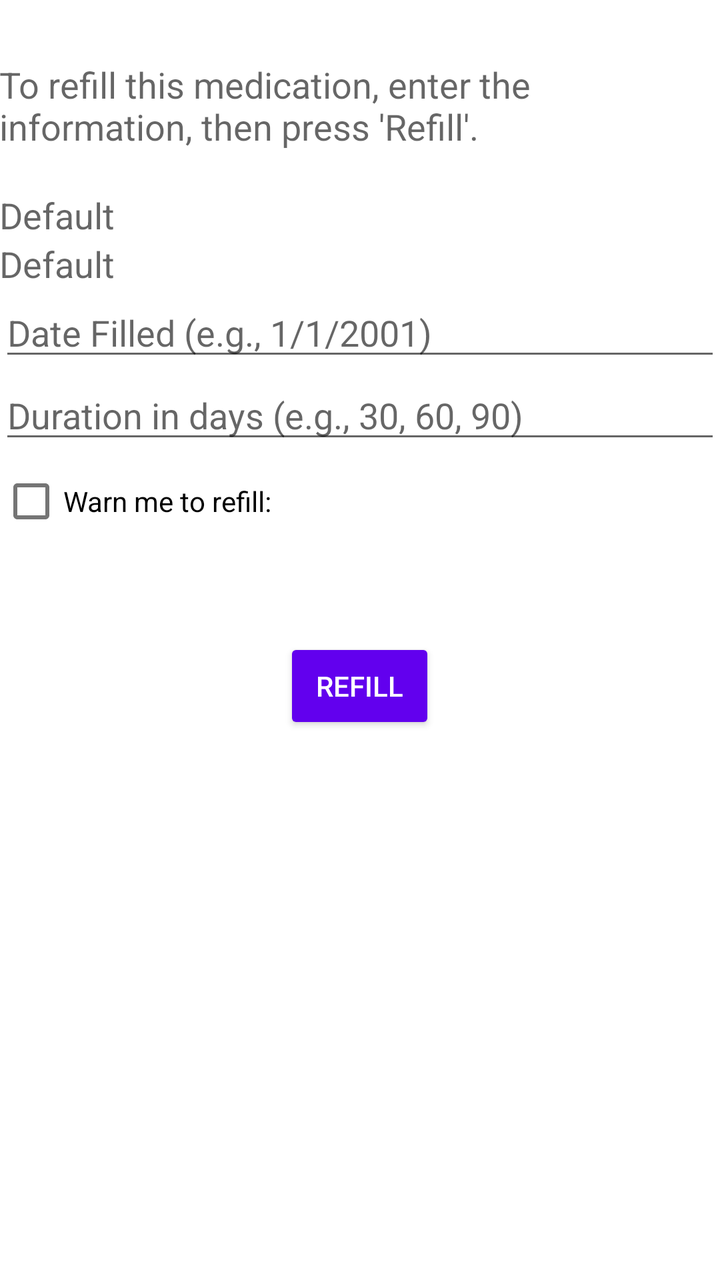
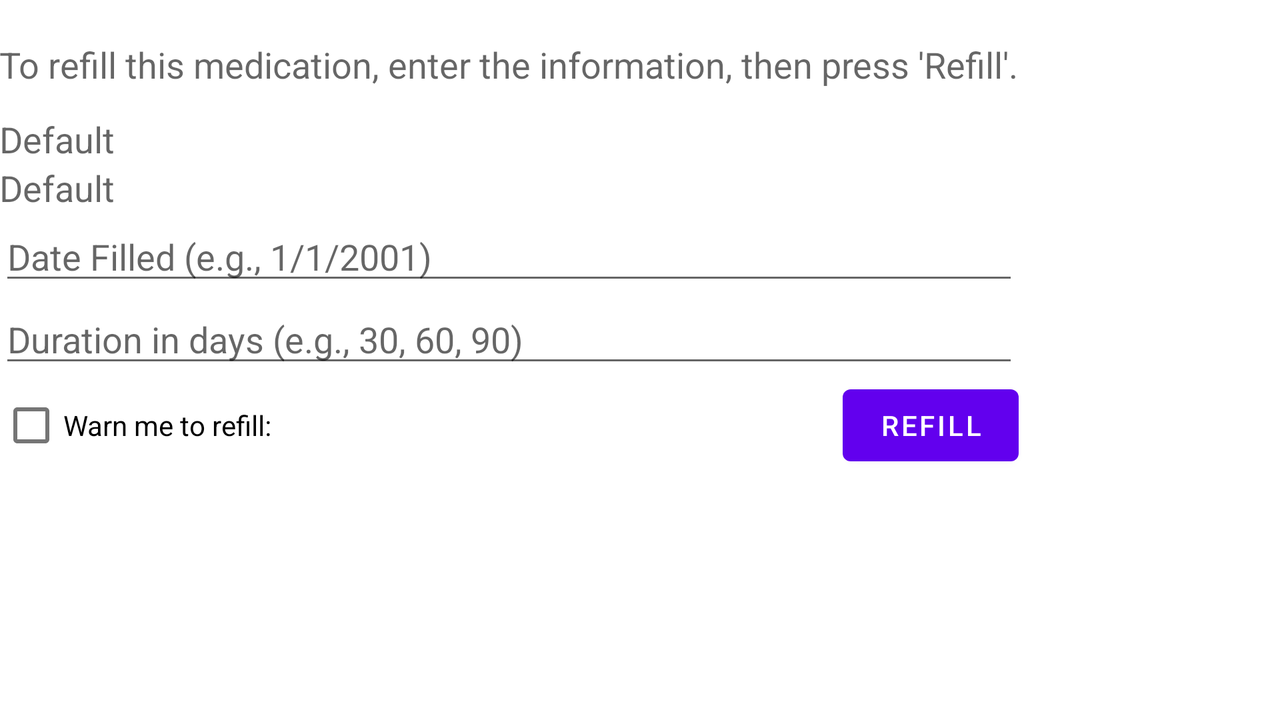

An Android layout and its configuration variant, each rendered on a device that would load it. The default file and the variant file are quoted in full after the pictures.
<!-- AndroidManifest.xml: application theme AppTheme -->
<!-- res/layout/activity_refill_med.xml -->
<RelativeLayout xmlns:android="http://schemas.android.com/apk/res/android"
    xmlns:tools="http://schemas.android.com/tools"
    android:layout_width="match_parent"
    android:layout_height="match_parent"
    android:paddingBottom="@dimen/activity_vertical_margin"
    android:paddingLeft="@dimen/activity_horizontal_margin"
    android:paddingRight="@dimen/activity_horizontal_margin"
    android:paddingTop="@dimen/activity_vertical_margin"
    tools:context=".RefillMedActivity" >

    <TextView
        android:id="@+id/instructionView"
        android:layout_width="wrap_content"
        android:layout_height="wrap_content"
        android:layout_alignParentTop="true"
        android:layout_centerHorizontal="true"
        android:layout_marginTop="30dp"
        android:text="@string/refill_med_instructions"
        android:textAppearance="?android:attr/textAppearanceMedium" />

    <EditText
        android:id="@+id/dateFilledText"
        android:layout_width="wrap_content"
        android:layout_height="wrap_content"
        android:layout_alignParentLeft="true"
        android:layout_alignParentRight="true"
        android:layout_below="@+id/dosageView"
        android:ems="10"
        android:hint="@string/new_date_filled_hint"
        android:inputType="date" >

        <requestFocus />
    </EditText>

    <EditText
        android:id="@+id/durationText"
        android:layout_width="wrap_content"
        android:layout_height="wrap_content"
        android:layout_alignLeft="@+id/dateFilledText"
        android:layout_alignParentRight="true"
        android:layout_below="@+id/dateFilledText"
        android:ems="10"
        android:inputType="number"
        android:hint="@string/new_duration_hint" />

    <CheckBox
        android:id="@+id/reminderCheckBox"
        android:layout_width="wrap_content"
        android:layout_height="wrap_content"
        android:layout_alignLeft="@+id/durationText"
        android:layout_below="@+id/durationText"
        android:text="@string/reminder_checkbox"
        android:onClick="reminderCheckboxClicked" />

    <EditText
        android:id="@+id/reminderText"
        android:layout_width="wrap_content"
        android:layout_height="wrap_content"
        android:layout_alignTop="@+id/reminderCheckBox"
        android:layout_toRightOf="@+id/reminderCheckBox"
        android:ems="10"
        android:inputType=""
        android:hint="@string/hint_reminder"
        android:enabled="false"
        android:focusable="false"
        android:visibility="invisible" />

    <TextView
        android:id="@+id/nameView"
        android:layout_width="wrap_content"
        android:layout_height="wrap_content"
        android:layout_alignParentLeft="true"
        android:layout_below="@+id/instructionView"
        android:layout_marginTop="20dp"
        android:freezesText="true"
        android:text="@string/details_default"
        android:textAppearance="?android:attr/textAppearanceMedium" />

    <TextView
        android:id="@+id/dosageView"
        android:layout_width="wrap_content"
        android:layout_height="wrap_content"
        android:layout_alignLeft="@+id/nameView"
        android:layout_below="@+id/nameView"
        android:freezesText="true"
        android:text="@string/details_default"
        android:textAppearance="?android:attr/textAppearanceMedium" />

    <Button
        android:id="@+id/refillButton"
        style="?android:attr/buttonStyleSmall"
        android:layout_width="wrap_content"
        android:layout_height="wrap_content"
        android:layout_below="@+id/reminderText"
        android:layout_centerHorizontal="true"
        android:layout_marginTop="51dp"
        android:onClick="refillMed"
        android:text="@string/button_refill" />

</RelativeLayout>
<!-- resources referenced by this layout -->
<resources>
  <string name="button_refill">Refill</string>
  <string name="details_default">Default</string>
  <string name="hint_reminder">Days in Advance</string>
  <string name="new_date_filled_hint">Date Filled (e.g., 1/1/2001)</string>
  <string name="new_duration_hint">Duration in days (e.g., 30, 60, 90)</string>
  <string name="refill_med_instructions">To refill this medication, enter the information, then press \'Refill\'.</string>
  <string name="reminder_checkbox">Warn me to refill:</string>
</resources>
<!-- res/layout-land/activity_refill_med.xml (the repository's variant of the layout above) -->
<!-- drawn on the phone turned sideways -->
<RelativeLayout xmlns:android="http://schemas.android.com/apk/res/android"
    android:layout_width="fill_parent"
    android:layout_height="fill_parent"
    android:paddingBottom="@dimen/activity_vertical_margin"
    android:paddingLeft="@dimen/activity_horizontal_margin"
    android:paddingRight="@dimen/activity_horizontal_margin"
    android:paddingTop="@dimen/activity_vertical_margin" >

    <TextView
        android:id="@+id/instructionView"
        android:layout_width="wrap_content"
        android:layout_height="wrap_content"
        android:layout_alignParentLeft="true"
        android:layout_alignParentTop="true"
        android:layout_marginTop="20dp"
        android:text="@string/refill_med_instructions"
        android:textAppearance="?android:attr/textAppearanceMedium" />

    <TextView
        android:id="@+id/nameView"
        android:layout_width="wrap_content"
        android:layout_height="wrap_content"
        android:layout_alignParentLeft="true"
        android:layout_below="@+id/instructionView"
        android:layout_marginTop="13dp"
        android:freezesText="true"
        android:text="@string/details_default"
        android:textAppearance="?android:attr/textAppearanceMedium" />

    <TextView
        android:id="@+id/dosageView"
        android:layout_width="wrap_content"
        android:layout_height="wrap_content"
        android:layout_alignParentLeft="true"
        android:layout_below="@+id/nameView"
        android:text="@string/details_default"
        android:freezesText="true"
        android:textAppearance="?android:attr/textAppearanceMedium" />

    <EditText
        android:id="@+id/dateFilledText"
        android:layout_width="wrap_content"
        android:layout_height="wrap_content"
        android:layout_alignParentLeft="true"
        android:layout_alignRight="@+id/instructionView"
        android:layout_below="@+id/dosageView"
        android:hint="@string/new_date_filled_hint"
        android:ems="10"
        android:inputType="date" >

        <requestFocus />
    </EditText>

    <EditText
        android:id="@+id/durationText"
        android:layout_width="wrap_content"
        android:layout_height="wrap_content"
        android:layout_alignParentLeft="true"
        android:layout_alignRight="@+id/dateFilledText"
        android:layout_below="@+id/dateFilledText"
        android:layout_centerVertical="true"
        android:ems="10"
        android:hint="@string/new_duration_hint"
        android:inputType="number" />

    <CheckBox
        android:id="@+id/reminderCheckBox"
        android:layout_width="wrap_content"
        android:layout_height="wrap_content"
        android:layout_alignParentLeft="true"
        android:layout_below="@+id/durationText"
        android:text="@string/reminder_checkbox"
        android:onClick="reminderCheckboxClicked" />

    <EditText
        android:id="@+id/reminderText"
        android:layout_width="wrap_content"
        android:layout_height="wrap_content"
        android:layout_alignTop="@+id/reminderCheckBox"
        android:layout_toRightOf="@+id/reminderCheckBox"
        android:ems="10"
        android:inputType=""
        android:hint="@string/hint_reminder"
        android:focusable="false"
        android:visibility="invisible"
        android:enabled="false" />

    <Button
        android:id="@+id/refillButton"
        android:layout_width="wrap_content"
        android:layout_height="wrap_content"
        android:layout_alignRight="@+id/durationText"
        android:layout_alignTop="@+id/reminderText"
        android:text="@string/button_refill" />

</RelativeLayout>
